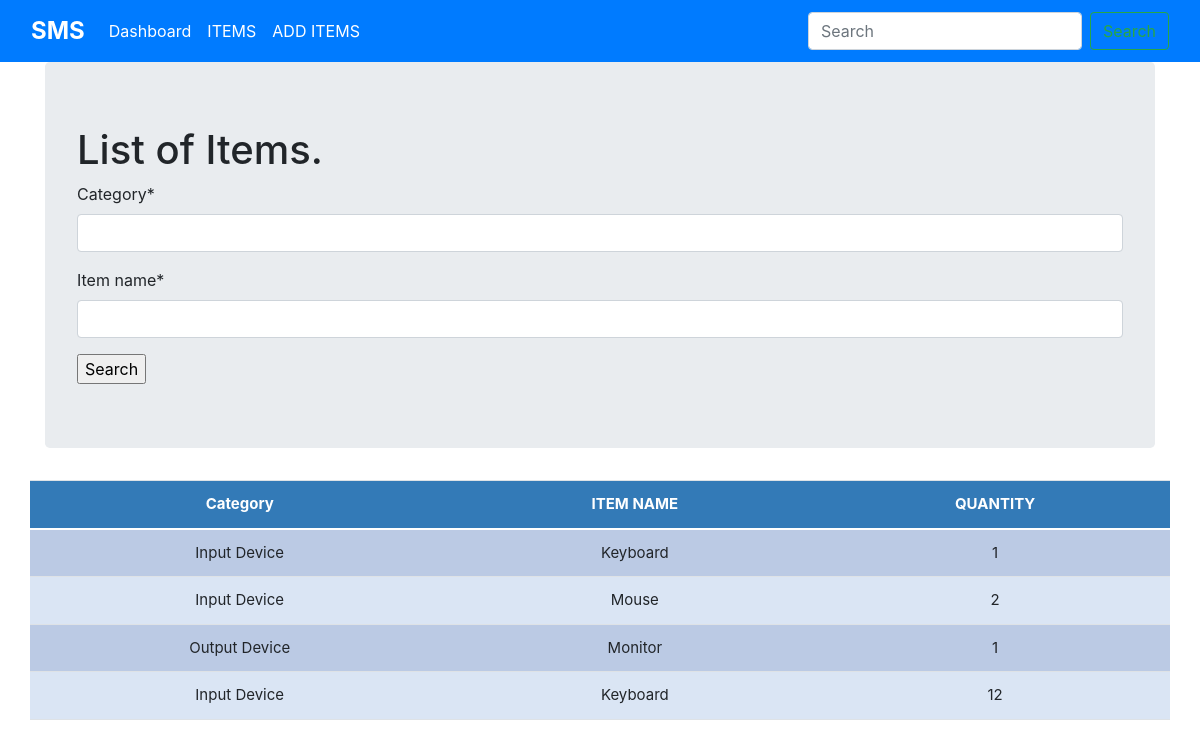
The app's page /items/, older data.
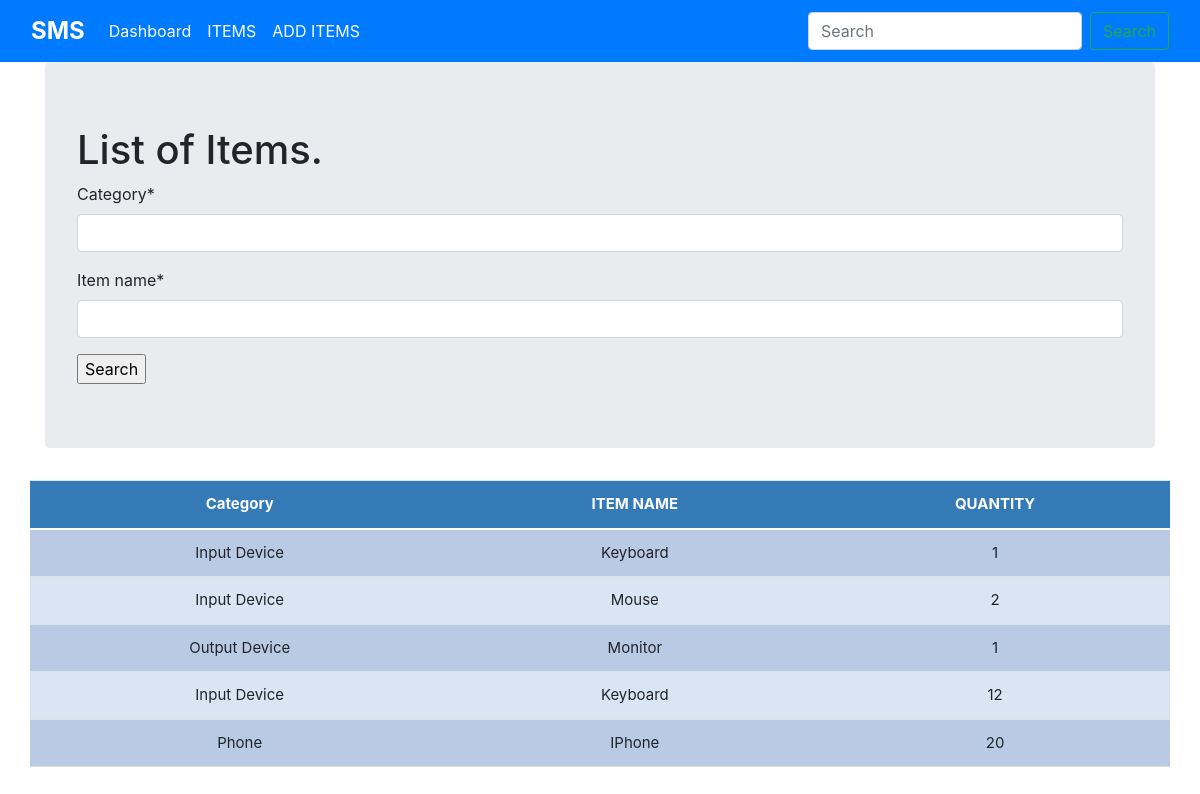
The same page, newer data.
### stockmngmt/models.py (models this page shows, shortened)
class Stock(models.Model):
  category = models.CharField(max_length=50, blank=False, null=True)
  item_name = models.CharField(max_length=50, blank=False, null=True)
  quantity = models.IntegerField(default='0', blank=False, null=True)
  receive_quantity = models.IntegerField(default='0', blank=True, null=True)
  receive_by = models.CharField(max_length=50, blank=True, null=True)
  issue_quantity = models.IntegerField(default='0', blank=True, null=True)
  issue_by = models.CharField(max_length=50, blank=True, null=True)
  issue_to = models.CharField(max_length=50, blank=True, null=True)
  phone_number = models.CharField(max_length=50, blank=True, null=True)
  created_by = models.CharField(max_length=50, blank=True, null=True)
  reorder_level = models.IntegerField(default='0', blank=True, null=True)
  last_updated = models.DateTimeField(auto_now=True, auto_now_add=False)
  export_to_CSV = models.BooleanField(default=False)

### stockmngmt/views.py (the view, shortened to what this page needs)
# urls.py: path('items/', views.list_items, name='list_items'),
def list_items(request):
  form = StockSearchForm(request.POST or None)
  title = "List of Items."
  querySet = Stock.objects.all()
  context = {
    "form": form,
    "title" : title,
    "querySet": querySet
  }
  return render(request, "list_items.html", context)

### stockmngmt/forms.py
class StockSearchForm(forms.ModelForm):
  class Meta:
    model = Stock
    fields = ['category', 'item_name']

### stockmngmt/templates/list_items.html (shortened to what this page needs)
{% load static %}
{% load crispy_forms_tags %}
<!DOCTYPE html>
<html lang="en">
<head>
  <link rel="stylesheet" href="{% static 'css/stylesheet.css' %}">
  <link href="https://cdn.jsdelivr.net/npm/bootstrap@5.0.0-beta3/dist/css/bootstrap.min.css" rel="stylesheet">
  <link rel="stylesheet" href="https://maxcdn.bootstrapcdn.com/bootstrap/4.0.0/css/bootstrap.min.css">
</head>
<body>
  {% include "navbar.html" %}
  <main class="container">
    <div class="jumbotron">
      <h1>{{ title }}</h1>
      <form method="POST" action="">
        {{ form | crispy }}
        <input type="submit" value="Search" />
      </div>
  </main>
  <div class="display_table">
    <table class="table">
      <tbody>
        <thead>
          <tr>
            <th>Category</th>
            <th>ITEM NAME</th>
            <th>QUANTITY</th>
          </tr>
      </thead>
        {% for instance in querySet%}
          <tr>
            <td>{{ instance.category }}</td>
            <td>{{ instance.item_name}}</td>
            <td>{{ instance.quantity}}</td>
          </tr>
        {% endfor %}
        </tbody>
    </table>
  </div>
</body>
</html>

Row changes from the older to the newer data that the page shows:
added Stock: category "Phone", item_name "IPhone", quantity "20"
